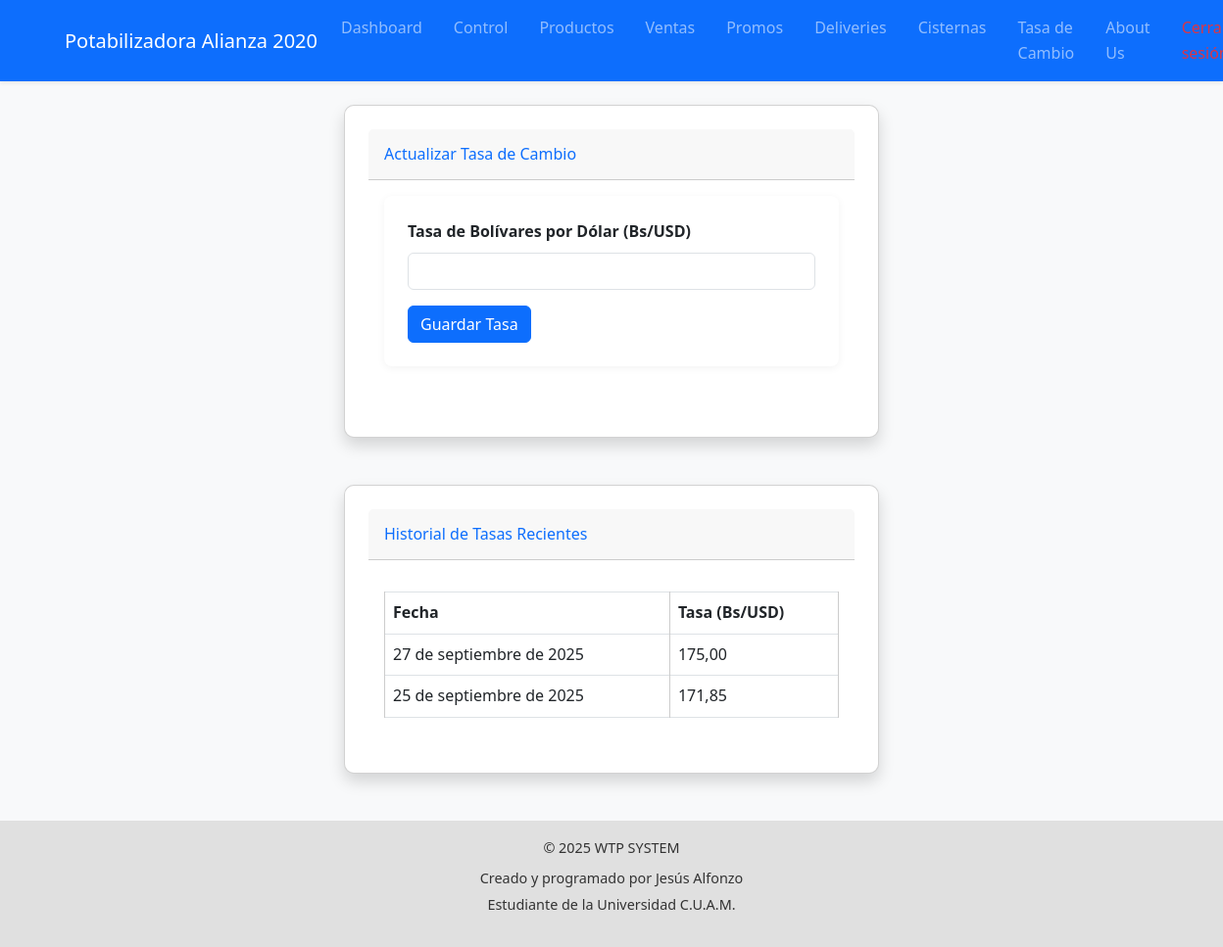
The page /tasa/ (signed in) on the database its author committed.
### core/models.py (models this page shows, shortened)
class TasaCambio(models.Model):
    fecha = models.DateField(default=timezone.now, unique=True)
    tasa_bsd = models.DecimalField(max_digits=10, decimal_places=2, default=Decimal('0.00'))
    usuario = models.ForeignKey(
        User,
        on_delete=models.SET_NULL,
        null=True,
        blank=True,
        related_name='tasas_cambio'
    )

### core/views_main.py (the view)
# urls.py: path('tasa/', tasa_view, name='tasa'), # Gestión de la tasa de cambio
@login_required
def tasa_view(request):
    if request.method == 'POST':
        form = TasaCambioForm(request.POST)
        if form.is_valid():
            try:
                tasa = form.save(commit=False)
                tasa.usuario = request.user
                tasa.save()
                messages.success(request, "Tasa de cambio actualizada con éxito.")
                return redirect('tasa')
            except IntegrityError:
                messages.error(request, "Ya existe una tasa de cambio registrada para el día de hoy.")
    else:
        try:
            tasa_actual = TasaCambio.objects.get(fecha=date.today())
            form = TasaCambioForm(instance=tasa_actual)
        except TasaCambio.DoesNotExist:
            form = TasaCambioForm()
    context = {
        'form': form,
        'tasas': TasaCambio.objects.all().order_by('-fecha')[:10]
    }
    return render(request, 'core/tasa_cambio.html', context)

### core/forms.py
class TasaCambioForm(forms.ModelForm):
    class Meta:
        model = TasaCambio
        fields = ['tasa_bsd']
        widgets = {
            'tasa_bsd': forms.NumberInput(attrs={
                'class': FORM_WIDGET_CLASS,
                'step': '0.01',
                'placeholder': 'Ej. 30.50',
            })
        }

### core/templates/core/tasa_cambio.html (shortened to what this page needs)
{% extends 'base.html' %}
{% block content %}
<div class="row justify-content-center">
    <div class="col-lg-6">
        <div class="card shadow mb-4">
            <div class="card-header py-3">
                <h6 class="m-0 font-weight-bold text-primary">Actualizar Tasa de Cambio</h6>
            </div>
            <div class="card-body">
                <form method="post">
                    <div class="form-group">
                        <label for="id_tasa_bsd">Tasa de Bolívares por Dólar (Bs/USD)</label>
                        <input type="number" step="0.01" class="form-control" id="id_tasa_bsd" name="tasa_bsd" value="{{ form.tasa_bsd.value }}" required>
                    </div>
                    <button type="submit" class="btn btn-primary btn-block">Guardar Tasa</button>
                </form>
            </div>
        </div>
    </div>
</div>
<div class="row mt-4 justify-content-center">
    <div class="col-lg-6">
        <div class="card shadow mb-4">
            <div class="card-header py-3">
                <h6 class="m-0 font-weight-bold text-primary">Historial de Tasas Recientes</h6>
            </div>
            <div class="card-body">
                <table class="table table-bordered">
                    <thead>
                        <tr>
                            <th>Fecha</th>
                            <th>Tasa (Bs/USD)</th>
                        </tr>
                    </thead>
                    <tbody>
                        {% for tasa in tasas %}
                        <tr>
                            <td>{{ tasa.fecha }}</td>
                            <td>{{ tasa.tasa_bsd }}</td>
                        </tr>
                        {% endfor %}
                    </tbody>
                </table>
            </div>
        </div>
    </div>
</div>
{% endblock %}

### core/static/css/styles.css (style rules this page uses)
* { margin: 0; padding: 0; box-sizing: border-box; }
body { font-family: 'Segoe UI', Tahoma, Geneva, Verdana, sans-serif; background-color: #f5f7fa; color: #333; line-height: 1.6; }
form { background-color: #ffffff; padding: 1.5rem; border-radius: 8px; box-shadow: 0 2px 8px rgba(0,0,0,0.05); margin-bottom: 2rem; }
form label { display: block; margin-bottom: 0.5rem; font-weight: bold; }
form input, form select, form textarea { width: 100%; padding: 0.6rem; margin-bottom: 1rem; border: 1px solid #ccc; border-radius: 6px; }
form button { background-color: #0077b6; color: white; padding: 0.6rem 1.2rem; border: none; border-radius: 6px; cursor: pointer; font-weight: bold; }
.card { background-color: #ffffff; border-radius: 10px; padding: 1.5rem; box-shadow: 0 2px 8px rgba(0,0,0,0.05); margin-bottom: 1.5rem; }
table { width: 100%; border-collapse: collapse; margin-top: 1rem; }
table th, table td { border: 1px solid #ccc; padding: 0.75rem; text-align: left; }
table th { background-color: #e1eff6; }

### rows shown on the page
TasaCambio: fecha "27 de septiembre de 2025", tasa_bsd "175,00"
TasaCambio: fecha "25 de septiembre de 2025", tasa_bsd "171,85"
